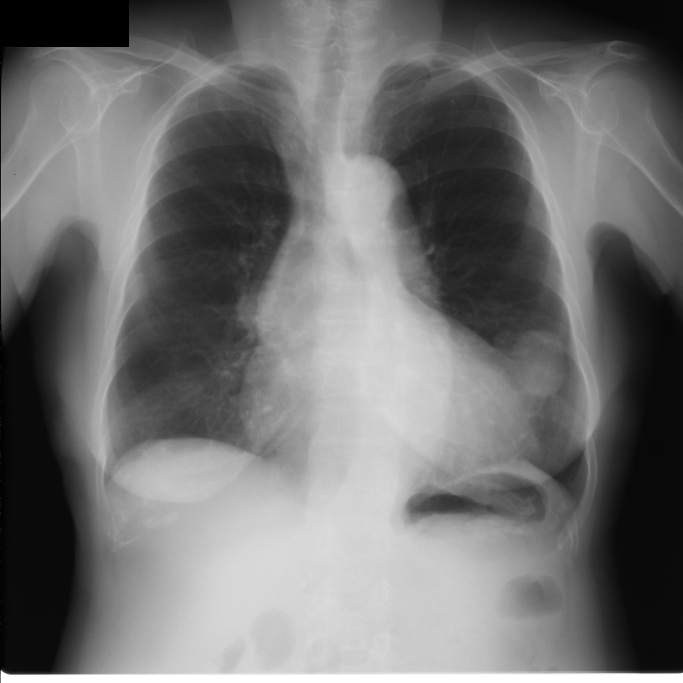
#> input picture images-base/JPCLN002.png, 2048 x 2048 px (shown at 1/3 size)
$ python -i improvement_functions.py   (imports and definitions only)
#> lines starting #> are read from the running program, lines starting #| are printed output that depends on the picture
#> further down, picture is the input picture: shape (2048, 2048, 3); min 0, max 255, mean 113.4
from skimage.morphology import *
from skimage.exposure import *
from skimage.util import invert
import cv2;

# ESTA OK
def processar_imagem_melhorada(image):
  preprocessada = pre_processamento(image)
  binarizada = binarização_melhorada(preprocessada)
  preenchida = preenchimento_imagem_melhorada(binarizada)
  imagem_final = operacoes_morfologicas_melhorada(preenchida)

  return imagem_final

# ESTA OK
# [11 lines left out: function filtragem, not called in this run]

# ESTA OK
def pre_processamento(img):
  img = (invert(rescale_intensity(img, in_range='uint12', out_range='uint16')) / 256).astype('uint8')
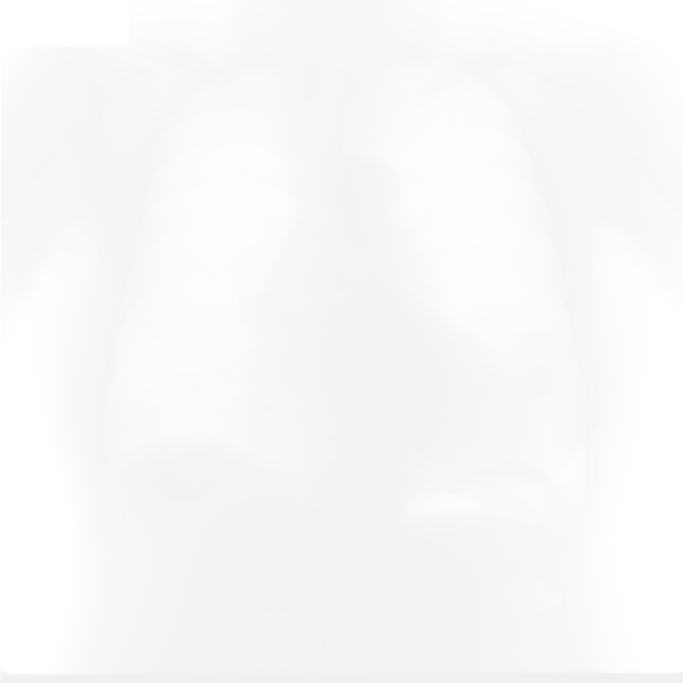
#> img: shape (2048, 2048, 3) (shown at 1/3 size); min 240, max 255, mean 248.4

  kernel = cv2.getStructuringElement(cv2.MORPH_ELLIPSE, (150, 150))
  topHat = cv2.morphologyEx(img, cv2.MORPH_TOPHAT, kernel)
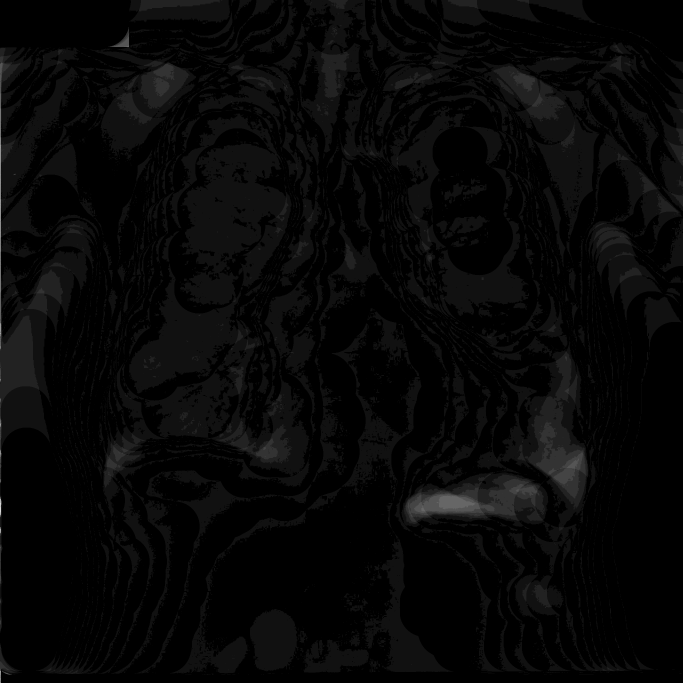
#> topHat: shape (2048, 2048, 3) (shown at 1/3 size); min 0, max 15, mean 0.422; drawn with min black and max white
  bottomHat = cv2.morphologyEx(img, cv2.MORPH_BLACKHAT, kernel)
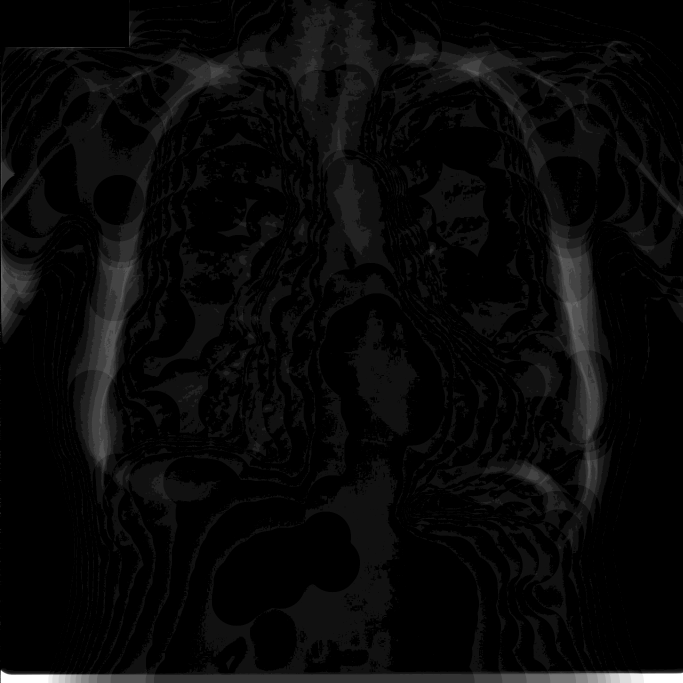
#> bottomHat: shape (2048, 2048, 3) (shown at 1/3 size); min 0, max 15, mean 0.532; drawn with min black and max white
  img = img + topHat - bottomHat
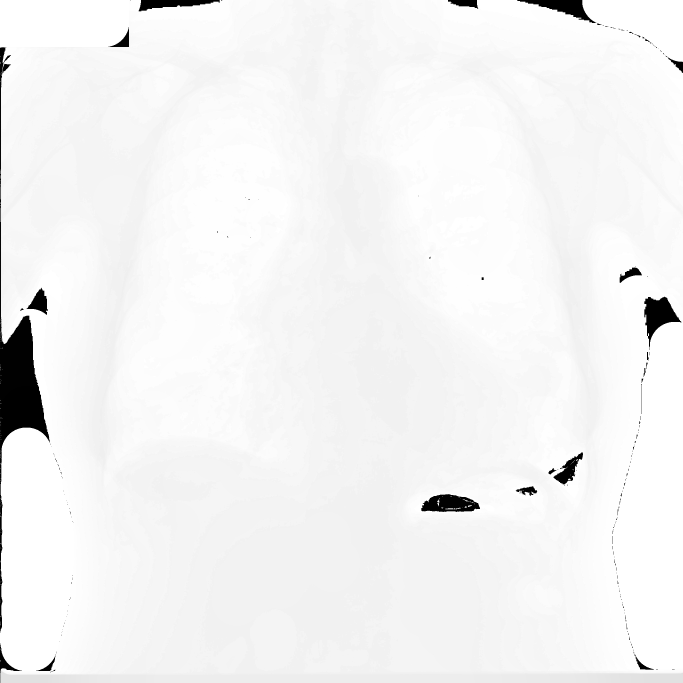
#> img: shape (2048, 2048, 3) (shown at 1/3 size); min 0, max 255, mean 243.3

#> (the run stopped early here; a loop or call above may not have finished)

$ run again, on images-base/JPCLN003.png
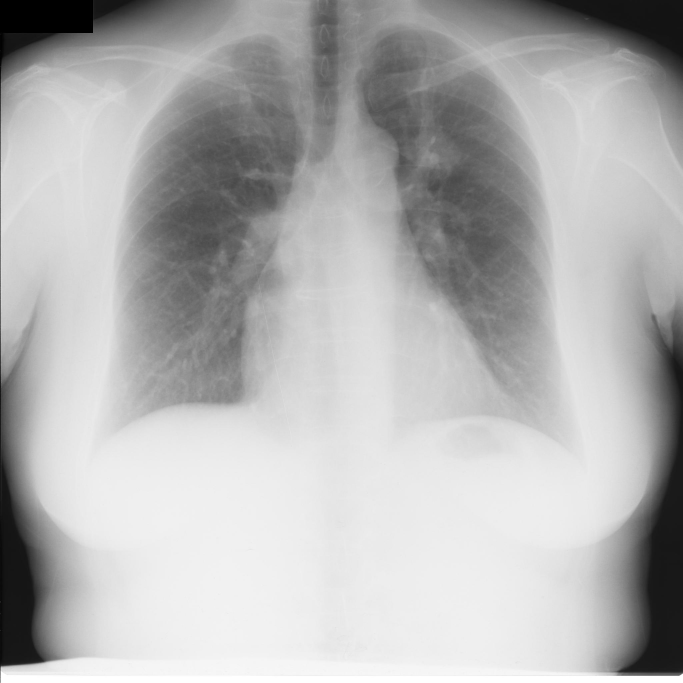
#> input picture images-base/JPCLN003.png, 2048 x 2048 px (shown at 1/3 size)
#> picture is the input picture: shape (2048, 2048, 3); min 0, max 255, mean 178.4
#> in pre_processamento, `topHat = cv2.morphologyEx(img, cv2.MORPH_TOPHAT, kernel)`:
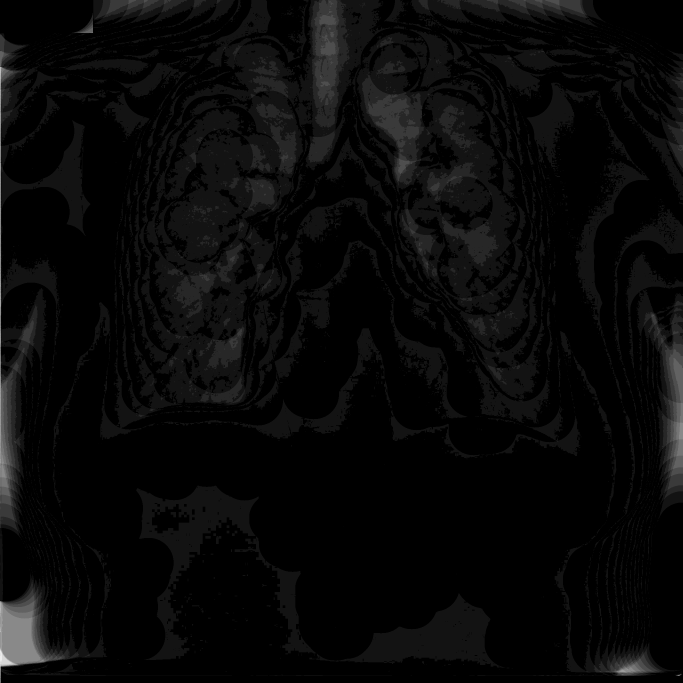
#> topHat: shape (2048, 2048, 3) (shown at 1/3 size); min 0, max 13, mean 0.451; drawn with min black and max white
#> in pre_processamento, `bottomHat = cv2.morphologyEx(img, cv2.MORPH_BLACKHAT, kernel)`:
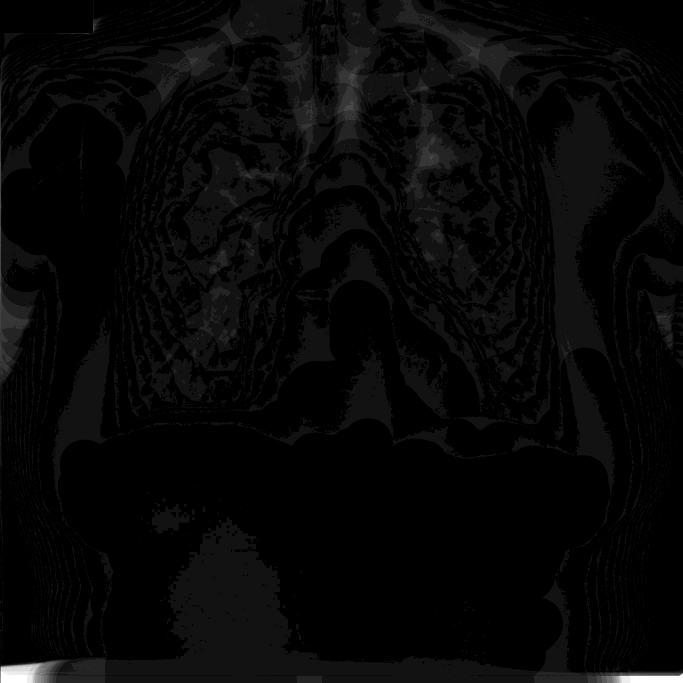
#> bottomHat: shape (2048, 2048, 3) (shown at 1/3 size); min 0, max 14, mean 0.381; drawn with min black and max white

$ run again, on images-base/JPCLN005.png
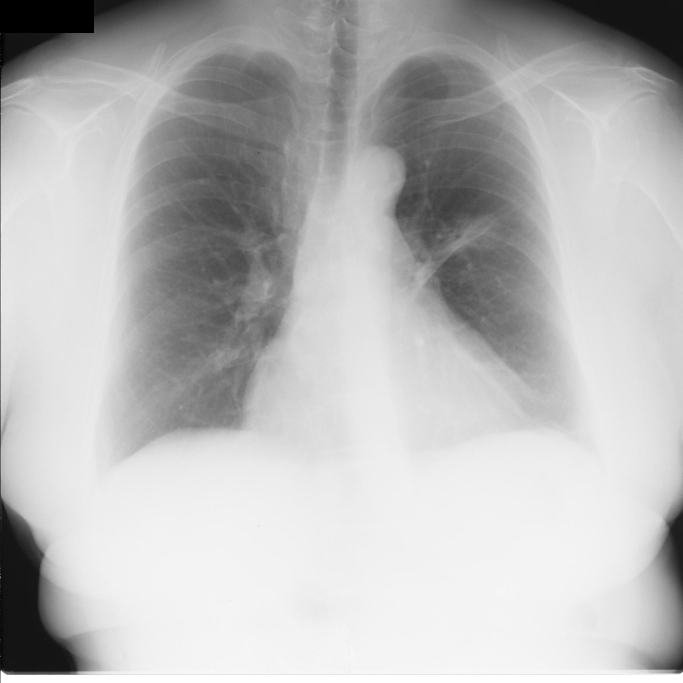
#> input picture images-base/JPCLN005.png, 2048 x 2048 px (shown at 1/3 size)
#> picture is the input picture: shape (2048, 2048, 3); min 0, max 255, mean 185.4
#> in pre_processamento, `topHat = cv2.morphologyEx(img, cv2.MORPH_TOPHAT, kernel)`:
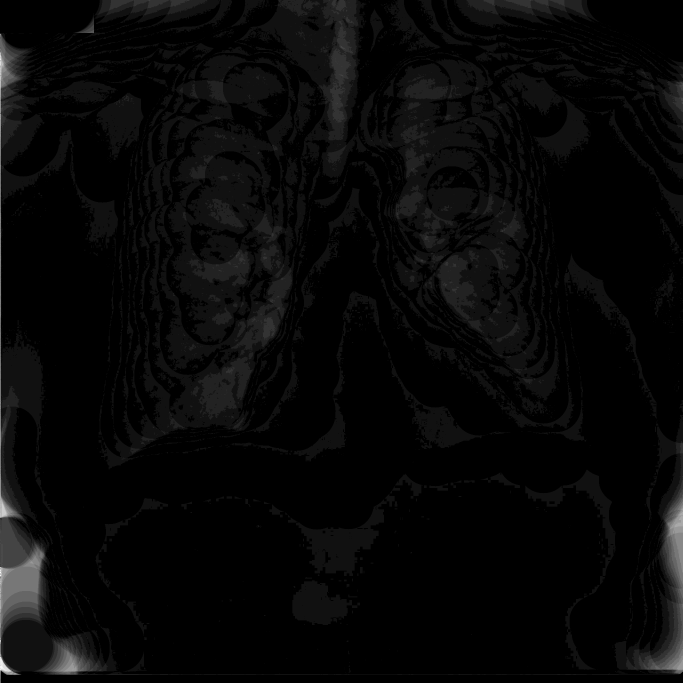
#> topHat: shape (2048, 2048, 3) (shown at 1/3 size); min 0, max 15, mean 0.445; drawn with min black and max white
#> in pre_processamento, `bottomHat = cv2.morphologyEx(img, cv2.MORPH_BLACKHAT, kernel)`:
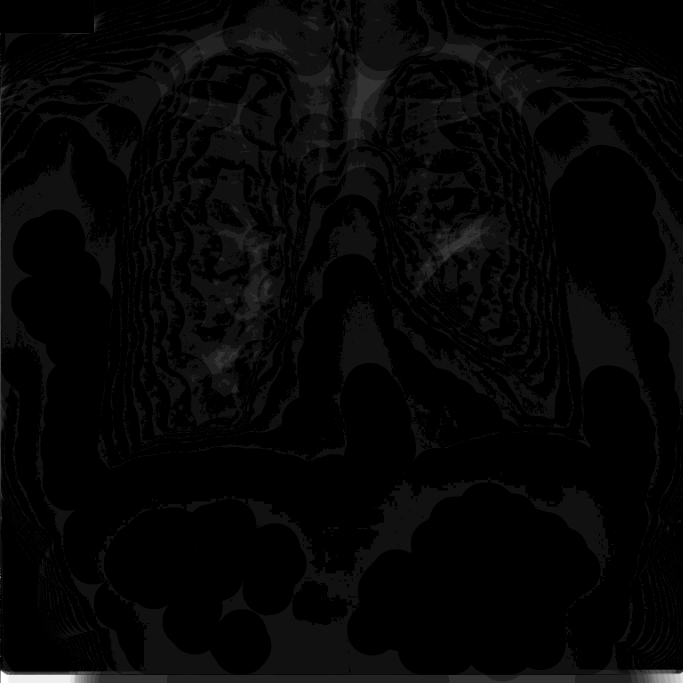
#> bottomHat: shape (2048, 2048, 3) (shown at 1/3 size); min 0, max 15, mean 0.359; drawn with min black and max white
